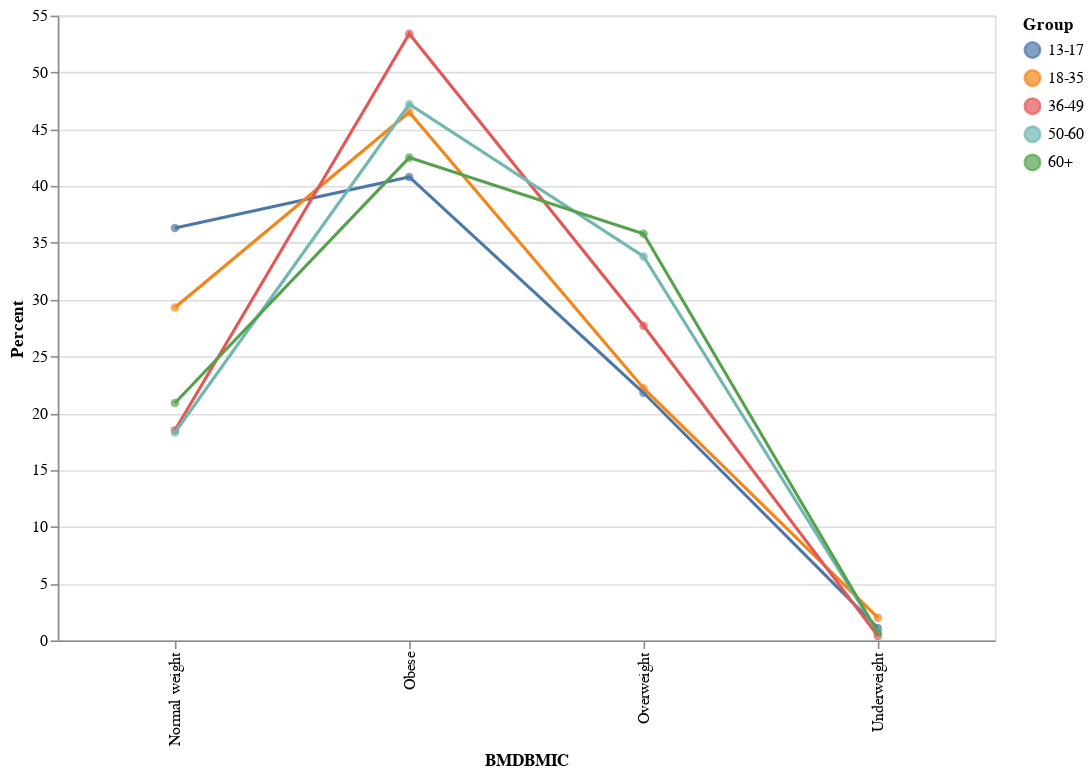

This figure's notebook cell:
### Code cell
#Using Altair to display the visualization
unhealthy_age_reset = unhealthy_age.reset_index()
melted_df = pd.melt(unhealthy_age_reset, id_vars=['BMDBMIC'], var_name='Group', value_name='Percent')
chart = alt.Chart(melted_df).mark_circle().encode(x='BMDBMIC:O', y='Percent:Q', color='Group:N', tooltip=['BMDBMIC', 'Percent', 'Group']).properties(width=600, height=400).interactive()
lines = alt.Chart(melted_df).mark_line().encode(x='BMDBMIC:O',y='Percent:Q',color='Group:N')
chart + lines

### Figure 1 — Vega-Lite specification as saved in the notebook (floating-point values rounded to 4 significant figures)
{"config": {"view": {"continuousWidth": 400, "continuousHeight": 300}}, "layer": [{"mark": "circle", "encoding": {"color": {"field": "Group", "type": "nominal"}, "tooltip": [{"field": "BMDBMIC", "type": "nominal"}, {"field": "Percent", "type": "quantitative"}, {"field": "Group", "type": "nominal"}], "x": {"field": "BMDBMIC", "type": "ordinal"}, "y": {"field": "Percent", "type": "quantitative"}}, "height": 400, "selection": {"selector006": {"type": "interval", "bind": "scales", "encodings": ["x", "y"]}}, "width": 600}, {"mark": "line", "encoding": {"color": {"field": "Group", "type": "nominal"}, "x": {"field": "BMDBMIC", "type": "ordinal"}, "y": {"field": "Percent", "type": "quantitative"}}}], "data": {"name": "data-1ebf1f69f2d068909981d9f797862aa2"}, "$schema": "https://vega.github.io/schema/vega-lite/v4.17.0.json", "datasets": {"data-1ebf1f69f2d068909981d9f797862aa2": [{"BMDBMIC": "Normal weight", "Group": "13-17", "Percent": 36.3}, {"BMDBMIC": "Obese", "Group": "13-17", "Percent": 40.8}, {"BMDBMIC": "Overweight", "Group": "13-17", "Percent": 21.8}, {"BMDBMIC": "Underweight", "Group": "13-17", "Percent": 1.1}, {"BMDBMIC": "Normal weight", "Group": "18-35", "Percent": 29.3}, {"BMDBMIC": "Obese", "Group": "18-35", "Percent": 46.5}, {"BMDBMIC": "Overweight", "Group": "18-35", "Percent": 22.2}, {"BMDBMIC": "Underweight", "Group": "18-35", "Percent": 2.0}, {"BMDBMIC": "Normal weight", "Group": "36-49", "Percent": 18.5}, {"BMDBMIC": "Obese", "Group": "36-49", "Percent": 53.4}, {"BMDBMIC": "Overweight", "Group": "36-49", "Percent": 27.7}, {"BMDBMIC": "Underweight", "Group": "36-49", "Percent": 0.4}, {"BMDBMIC": "Normal weight", "Group": "50-60", "Percent": 18.3}, {"BMDBMIC": "Obese", "Group": "50-60", "Percent": 47.2}, {"BMDBMIC": "Overweight", "Group": "50-60", "Percent": 33.8}, {"BMDBMIC": "Underweight", "Group": "50-60", "Percent": 0.7}, {"BMDBMIC": "Normal weight", "Group": "60+", "Percent": 20.9}, {"BMDBMIC": "Obese", "Group": "60+", "Percent": 42.5}, {"BMDBMIC": "Overweight", "Group": "60+", "Percent": 35.8}, {"BMDBMIC": "Underweight", "Group": "60+", "Percent": 0.7}]}}
